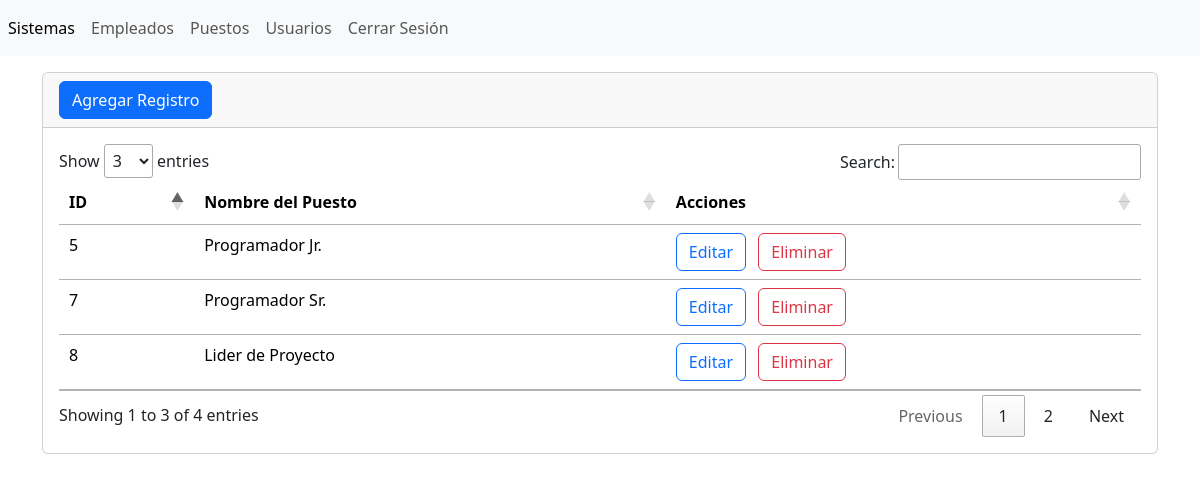
Screenshot of /sections/job-positions/index.php (signed in) with the database file from the repository.
### tables this page shows
CREATE TABLE `jobposition` (
  `id` int(11) NOT NULL,
  `jobPositionName` varchar(255) NOT NULL
);

### sections/job-positions/index.php (the view, shortened to what this page needs)
<?php
    include("../../db.php");
    $conn = $conection->prepare("SELECT * FROM jobposition");
    $conn->execute();
    $listTableJobPosition = $conn->fetchAll(PDO::FETCH_ASSOC);
?>
<?php include("../../templates/header.php"); ?>
    <div class="table-responsive-sm mt-3">
        <div class="card">
            <div class="card-header">
            <a
                name=""
                id=""
                class="btn btn-primary"
                href="create.php"
                role="button"
                >Agregar Registro</a
            >
            </div>
            <div class="card-body">
                <table class="table" id="table_id">
                    <thead>
                        <tr>
                            <th scope="col">ID</th>
                            <th scope="col">Nombre del Puesto</th>
                            <th scope="col">Acciones</th>
                        </tr>
                    </thead>
                    <tbody>
                        <?php foreach($listTableJobPosition as $records) { ?>
                            <tr class="">
                                <td scope="row"><?php echo $records["id"]; ?></td>
                                <td><?php echo $records['jobPositionName']; ?></td>
                                <td>
                                    <a
                                        class="btn btn-outline-primary me-2"
                                        href="update.php?txtID=<?php echo $records["id"]; ?>"
                                        role="button"
                                    >
                                        Editar
                                    </a>
                                    <a
                                        class="btn btn-outline-danger"
                                        href="javascript:deleteRecords(<?php echo $records['id']; ?>)"
                                        role="button"
                                    >
                                        Eliminar
                                    </a>
                                </td>
                            </tr>
                        <?php } ?>
                    </tbody>
                </table>
            </div>
        </div>
    </div>
<?php include("../../templates/footer.php"); ?>

### rows the page displays
jobposition: id "5", jobPositionName "Programador Jr."
jobposition: id "7", jobPositionName "Programador Sr."
jobposition: id "8", jobPositionName "Lider de Proyecto"
